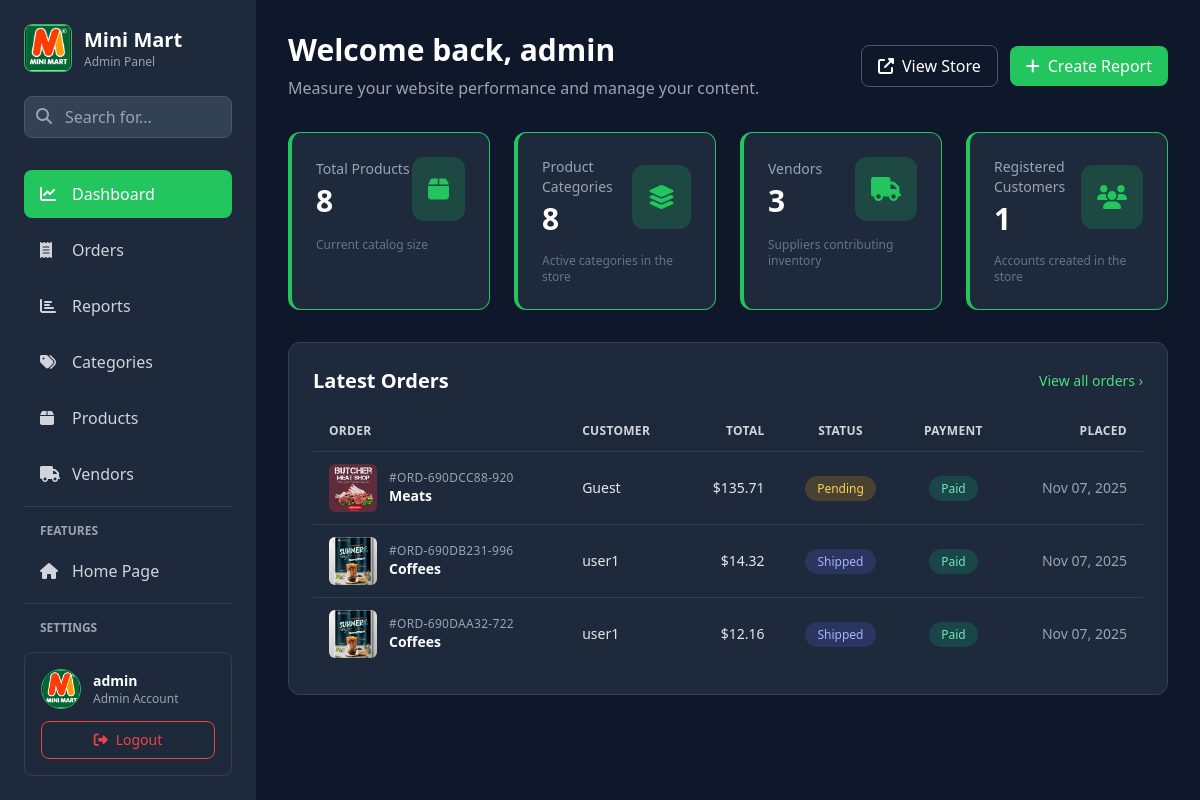
Page /admin.php (signed in) on the committed database.
### tables this page shows
CREATE TABLE `orders` (
  `id` int(11) NOT NULL,
  `order_number` varchar(50) NOT NULL,
  `user_id` int(11) DEFAULT NULL,
  `total_amount` decimal(10,2) NOT NULL DEFAULT 0.00,
  `status` enum('pending','processing','shipped','delivered','cancelled') NOT NULL DEFAULT 'pending',
  `payment_status` enum('unpaid','paid','refunded') NOT NULL DEFAULT 'unpaid',
  `shipping_address` text DEFAULT NULL,
  `billing_address` text DEFAULT NULL,
  `created_at` timestamp NOT NULL DEFAULT current_timestamp(),
  `updated_at` timestamp NOT NULL DEFAULT current_timestamp() ON UPDATE current_timestamp()
);

CREATE TABLE `products` (
  `id` int(11) NOT NULL,
  `name` varchar(100) NOT NULL,
  `price` decimal(10,2) NOT NULL,
  `quantity` int(11) NOT NULL,
  `created_at` timestamp NOT NULL DEFAULT current_timestamp(),
  `category_id` int(11) DEFAULT NULL,
  `description` text DEFAULT NULL,
  `image_path` varchar(500) DEFAULT NULL,
  `discount_percentage` decimal(5,2) DEFAULT 0.00,
  `discount_price` decimal(10,2) DEFAULT NULL,
  `vendor_name` varchar(255) DEFAULT NULL,
  `promotion_status` varchar(50) DEFAULT NULL,
  `rating` decimal(3,2) DEFAULT 0.00,
  `vendor_id` int(11) DEFAULT NULL
);

CREATE TABLE `users` (
  `id` int(11) NOT NULL,
  `username` varchar(50) NOT NULL,
  `email` varchar(100) NOT NULL,
  `password` varchar(255) NOT NULL,
  `first_name` varchar(50) DEFAULT NULL,
  `last_name` varchar(50) DEFAULT NULL,
  `phone` varchar(20) DEFAULT NULL,
  `created_at` timestamp NOT NULL DEFAULT current_timestamp()
);

### admin.php (the view, shortened to what the rows shown need)
<?php
include('config.php');
$recentOrders = [];
$recentOrdersQuery = "SELECT o.id, o.order_number, o.status, o.payment_status, o.total_amount, o.created_at, u.username,
                             p.image_path AS first_product_image, p.name AS first_product_name
                      FROM orders o
                      LEFT JOIN users u ON o.user_id = u.id
                      LEFT JOIN order_items oi ON oi.id = (
                          SELECT oi2.id FROM order_items oi2 WHERE oi2.order_id = o.id ORDER BY oi2.id ASC LIMIT 1
                      )
                      LEFT JOIN products p ON p.id = oi.product_id
                      ORDER BY o.created_at DESC
                      LIMIT 6";
$recentOrdersResult = mysqli_query($conn, $recentOrdersQuery);
if ($recentOrdersResult) {
    while ($row = mysqli_fetch_assoc($recentOrdersResult)) {
        $recentOrders[] = $row;
    }
}
?>
<!DOCTYPE html>
<html lang="en">
<head>
    <script src="https://cdn.tailwindcss.com"></script>
    <link rel="stylesheet" href="https://cdnjs.cloudflare.com/ajax/libs/font-awesome/6.4.0/css/all.min.css">
</head>
<body class="min-h-screen text-white">
    <div class="flex">
        <aside class="sidebar w-64 min-h-screen fixed left-0 top-0 p-6">
            <div class="mb-8">
                <div class="flex items-center gap-3 mb-6">
                    <div>
                        <h1 class="text-xl font-bold text-white">Mini Mart</h1>
                    </div>
                </div>
            </div>
        </aside>
        <main class="flex-1 ml-64 p-8">
            <div class="mb-8">
                <div class="flex items-center justify-between mb-4">
                    <div>
                        <h1 class="text-3xl font-bold text-white mb-2">Welcome back, <?php echo htmlspecialchars($_SESSION['admin']); ?></h1>
                    </div>
                </div>
            </div>
            <div class="card rounded-xl p-6 mt-8">
                <div class="flex items-center justify-between mb-4">
                    <h2 class="text-xl font-bold text-white">Latest Orders</h2>
                </div>
                <?php if (!empty($recentOrders)): ?>
                    <div class="overflow-x-auto">
                        <table class="min-w-full divide-y divide-slate-700 text-sm">
                            <thead class="bg-slate-800/60 text-gray-300 uppercase tracking-wide text-xs">
                                <tr>
                                    <th class="px-4 py-3 text-left">Order</th>
                                    <th class="px-4 py-3 text-left">Customer</th>
                                    <th class="px-4 py-3 text-right">Total</th>
                                    <th class="px-4 py-3 text-center">Status</th>
                                    <th class="px-4 py-3 text-center">Payment</th>
                                    <th class="px-4 py-3 text-right">Placed</th>
                                </tr>
                            </thead>
                            <tbody class="divide-y divide-slate-700 text-gray-200">
                                <?php foreach ($recentOrders as $order): ?>
                                    <tr class="hover:bg-slate-800/40 transition-colors">
                                        <td class="px-4 py-3">
                                            <div class="flex items-center gap-3">
                                                <div class="w-12 h-12 rounded-md overflow-hidden bg-slate-800 flex items-center justify-center">
                                                    <?php if (!empty($order['first_product_image'])): ?>
                                                        <img src="<?php echo htmlspecialchars($order['first_product_image']); ?>" alt="Product" class="w-full h-full object-cover" onerror="this.parentElement.innerHTML='<i class=\'fas fa-box text-slate-500\'></i>'">
                                                    <?php else: ?>
                                                        <i class="fas fa-box text-slate-500"></i>
                                                    <?php endif; ?>
                                                </div>
                                                <div class="min-w-0">
                                                    <p class="text-xs text-gray-400 uppercase tracking-wide">#<?php echo htmlspecialchars($order['order_number']); ?></p>
                                                    <p class="text-sm font-semibold text-white truncate"><?php echo htmlspecialchars($order['first_product_name'] ?? 'Order'); ?></p>
                                                </div>
                                            </div>
                                        </td>
                                        <td class="px-4 py-3"><?php echo htmlspecialchars($order['username'] ?? 'Guest'); ?></td>
                                        <td class="px-4 py-3 text-right">$<?php echo number_format($order['total_amount'], 2); ?></td>
                                        <td class="px-4 py-3 text-center">
                                            <span class="px-3 py-1 rounded-full text-xs <?php echo match($order['status']) {
                                                'pending' => 'bg-amber-500/20 text-amber-300',
                                                'processing' => 'bg-blue-500/20 text-blue-300',
                                                'shipped' => 'bg-indigo-500/20 text-indigo-300',
                                                'delivered' => 'bg-emerald-500/20 text-emerald-300',
                                                'cancelled' => 'bg-red-500/20 text-red-300',
                                                default => 'bg-slate-700/60 text-slate-300'
                                            }; ?>"><?php echo ucfirst($order['status']); ?></span>
                                        </td>
                                        <td class="px-4 py-3 text-center">
                                            <span class="px-3 py-1 rounded-full text-xs <?php echo $order['payment_status'] === 'paid' ? 'bg-emerald-500/20 text-emerald-300' : ($order['payment_status'] === 'refunded' ? 'bg-slate-500/20 text-slate-300' : 'bg-amber-500/20 text-amber-300'); ?>"><?php echo ucfirst($order['payment_status']); ?></span>
                                        </td>
                                        <td class="px-4 py-3 text-right text-gray-400"><?php echo date('M d, Y', strtotime($order['created_at'])); ?></td>
                                    </tr>
                                <?php endforeach; ?>
                            </tbody>
                        </table>
                    </div>
                <?php else: ?>
                    <p class="text-gray-400 text-sm">No orders have been placed yet.</p>
                <?php endif; ?>
            </div>
        </main>
    </div>
</body>
</html>

### rows in the picture
orders: products.image_path (picture), order_number "ORD-690DCC88-920", products.name "Meats", username "Guest", total_amount "135.71", status "Pending", payment_status "Paid", created_at "Nov 07, 2025"
orders: products.image_path (picture), order_number "ORD-690DB231-996", products.name "Coffees", user.username "user1", total_amount "14.32", status "Shipped", payment_status "Paid", created_at "Nov 07, 2025"
orders: products.image_path (picture), order_number "ORD-690DAA32-722", products.name "Coffees", user.username "user1", total_amount "12.16", status "Shipped", payment_status "Paid", created_at "Nov 07, 2025"

### other values in the picture
$_SESSION['admin'] "admin"
$totalProducts "8"
$totalCategories "8"
$totalVendors "3"
$totalUsers "1"
